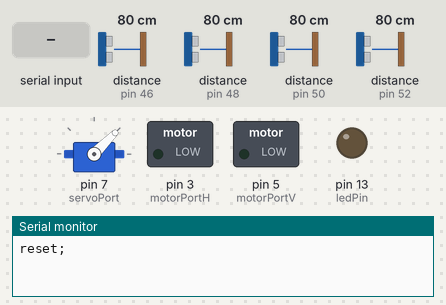
Recording of a sketch running on a simulated Arduino Mega 2560, built with avr-gcc and run on an emulated ATmega2560. On the bench: servo, switched loads named in the sketch (green lamp = pin HIGH), output pins drawn as LEDs (lit = HIGH), the last lines printed to the serial monitor. The inputs (shaded band) are chosen by the test bench; at power-on: distance to the obstacle (sensors on pin 46, pin 48, pin 50, pin 52) 80 cm. The echo pulse lasts 58.3 µs per cm; pins used as bus, display or sensor lines are not drawn.

Above: at 0.9 s.
1.0 s: "G90\n" received over Serial
At 1.5 s:
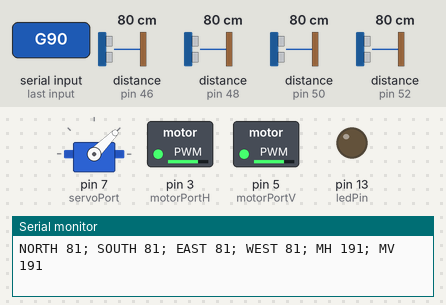
2.5 s: "MH\n" received over Serial
At 3.5 s:
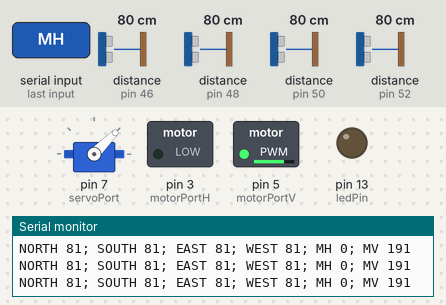
4.0 s: "SR\n" received over Serial
At 4.3 s:
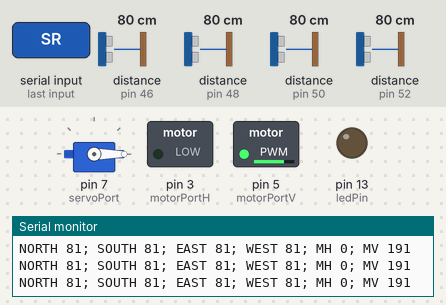
5.5 s: "MV\n" received over Serial
At 5.9 s:
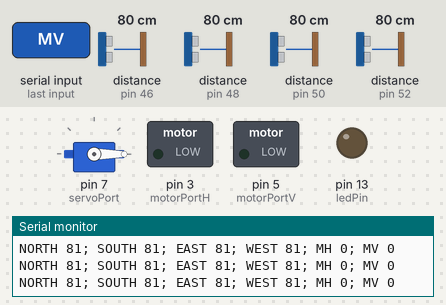
Timing chart, 0 to 8.5 s (numbered marks = the images above; inputs shaded):
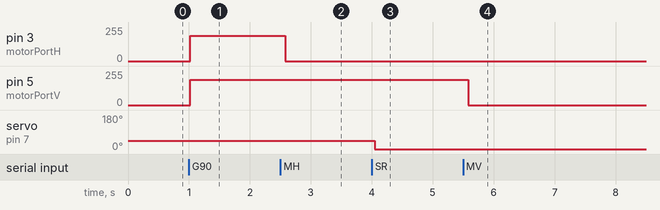

Measured:
- after the input at 1.0 s, pin 3 (motorPortH), pin 5 (motorPortV): 0/255 → 191/255 at once
- after the input at 2.5 s, pin 3 (motorPortH): 191/255 → 0/255 after 0.08 s
- after the input at 4.0 s, servo on pin 7 (servoPort): 45° → 0° after 0.05 s
- after the input at 5.5 s, pin 5 (motorPortV): 191/255 → 0/255 after 0.08 s

The sketch:

seek.ino
```cpp
#include "Streaming.h"
#include <Servo.h>

// North
int echoOutF = 49;
int echoInF = 48;

// South
int echoOutB = 51;
int echoInB = 50;

//East
int echoOutR = 53;
int echoInR = 52;

// West
int echoOutL = 47;
int echoInL = 46;

int motorPortH = 3;
int motorPortV = 5;
int servoPort = 7;

int ledPin = 13;

int messageInterval = 100;

Servo servo;

struct motorControl {
  int v;
  int h;
};

struct motorControl motors;

void setup()
{
    servo.write(45);
    pinMode(ledPin, OUTPUT);

    pinMode(echoInF, INPUT);
    pinMode(echoOutF, OUTPUT);

    pinMode(echoInB, INPUT);
    pinMode(echoOutB, OUTPUT);

    pinMode(echoInL, INPUT);
    pinMode(echoOutL, OUTPUT);

    pinMode(echoInR, INPUT);
    pinMode(echoOutR, OUTPUT);

    motors.h = 191;
    motors.v = 191;

    servo.attach(servoPort); // Servoport

    Serial.begin(9600);
    Serial.println("reset;");
    while(true){
      if (Serial.available() > 0){
        if (Serial.read() == 'G'){ break;}
      }
    }
    Serial << "ok" << endl;
}
int DOM = 0;
double blinkrate = 0;
double period = 1000.0;
String input_key = "";
String input_val = "";
void loop()
{
  static int north = 0;
  static int east = 0;
  static int west = 0;
  static int south = 0;

  static unsigned long int pmillis1 = millis();
  if (Serial.available() > 0){
    int inChar = Serial.read();
    if (inChar != ' '){
      if (isDigit(inChar)){
        input_val += (char)inChar;
      } else if (inChar == ';' || inChar == '\n'){
        process(input_key, input_val);
        input_key = "";
        input_val = "";
      } else {

        input_key += (char)inChar;

      }
    }
  } else if (millis() - pmillis1 > messageInterval) {
//      Serial << period << " " <<  blinkrate << endl;
     Serial << "NORTH " << north << "; SOUTH " << south << "; EAST " << east << "; WEST " << west << ";" << " MH " << motors.h << "; MV " << motors.v << endl;
     // Serial << "ok" << endl;
      pmillis1 = millis();
      //Blink();
  }


south = getUltrasonicB();
east = getUltrasonicR();
west = getUltrasonicL();
north = getUltrasonicF();

Blink();
 analogWrite(motorPortH, motors.h);
 analogWrite(motorPortV, motors.v);


}

void process(String key, String val){
  if (key.equals("MH")){
    motors.h = val.toInt();
  } else if (key.equals("MV")){
    motors.v = val.toInt();
  } else if (key.equals("FREQ")){
    blinkrate = val.toInt();
  } else if (key.equals("PER")){
    period = val.toInt();
  } else if (key.equals("RESET")){
    asm volatile ("  jmp 0");
  } else if (key.equals("SR")){
    servo.write(val.toInt());
  }
}

void Blink(){
  static unsigned long int pmillis2 = millis();
  if (blinkrate > 0){
    if (millis() - pmillis2 >= (0.5 * period/blinkrate)){
      toggleLed();
      pmillis2 = millis();
    }
  } else {
    digitalWrite(ledPin, LOW);
  }
}

void toggleLed(){
  static int i = 0;
  if (i == 0){
    digitalWrite(ledPin, HIGH);
    i = 1;
  } else {
    digitalWrite(ledPin, LOW);
    i = 0;
  }
}

int getUltrasonicF(){

  digitalWrite(echoOutF, LOW);
  delayMicroseconds(2);
  digitalWrite(echoOutF, HIGH);
  delayMicroseconds(10);
  digitalWrite(echoOutF, LOW);
  int distanceF = pulseIn(echoInF, HIGH, 58000)/57.355;
  //float distanceF = distance/57.355; //cm

  return distanceF;

}

int getUltrasonicB(){

  digitalWrite(echoOutB, LOW);
  delayMicroseconds(2);
  digitalWrite(echoOutB, HIGH);
  delayMicroseconds(10);
  digitalWrite(echoOutB, LOW);
  int distanceB = pulseIn(echoInB, HIGH, 58000)/57.355;
  //float distanceB = distance/57.355; //cm

  return distanceB;

}

int getUltrasonicL(){

  digitalWrite(echoOutL, LOW);
  delayMicroseconds(2);
  digitalWrite(echoOutL, HIGH);
  delayMicroseconds(10);
  digitalWrite(echoOutL, LOW);
  int distanceL = pulseIn(echoInL, HIGH, 58000)/57.355;
 // float distanceE = distance/57.355; //cm

  return distanceL;

}

int getUltrasonicR(){

  digitalWrite(echoOutR, LOW);
  delayMicroseconds(2);
  digitalWrite(echoOutR, HIGH);
  delayMicroseconds(10);
  digitalWrite(echoOutR, LOW);
  int distanceR = pulseIn(echoInR, HIGH, 48000)/57.355;
  //float distanceW = distance/57.355; //cm

  return distanceR;
}
```
